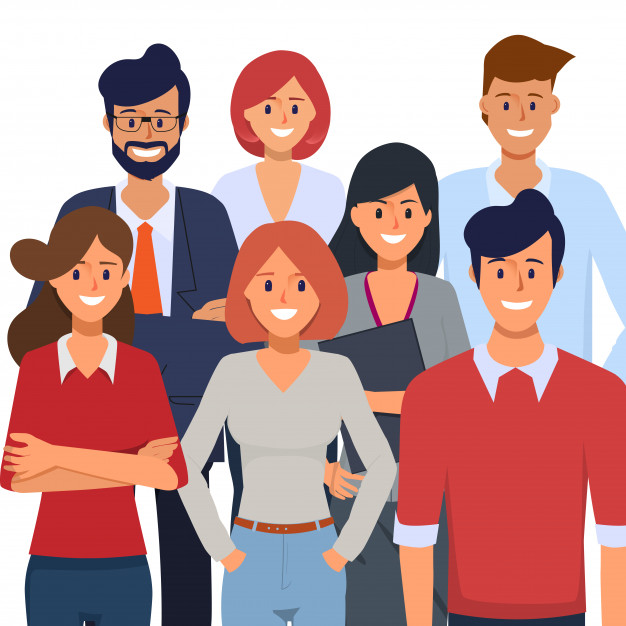
#> input picture Basics/images/people.jpg, 626 x 626 px
$ python translation.py
#> lines starting #> are read from the running program, lines starting #| are printed output that depends on the picture
import numpy as np
import cv2

pic = cv2.imread("images/people.jpg")
#> pic is the input picture: shape (626, 626, 3); mean B, G, R 147.9, 149, 189.6
cols = pic.shape[0]
#> cols = 626
rows = pic.shape[1]
#> rows = 626
cv2.imshow('original', pic)

# T = [[x],[y]]

# translation matrix moving 100 pixels right and 50 pixels down
T = np.float32([[1,0,100], [0, 1, 50]])
shifted = cv2.warpAffine(pic, T, (cols, rows))
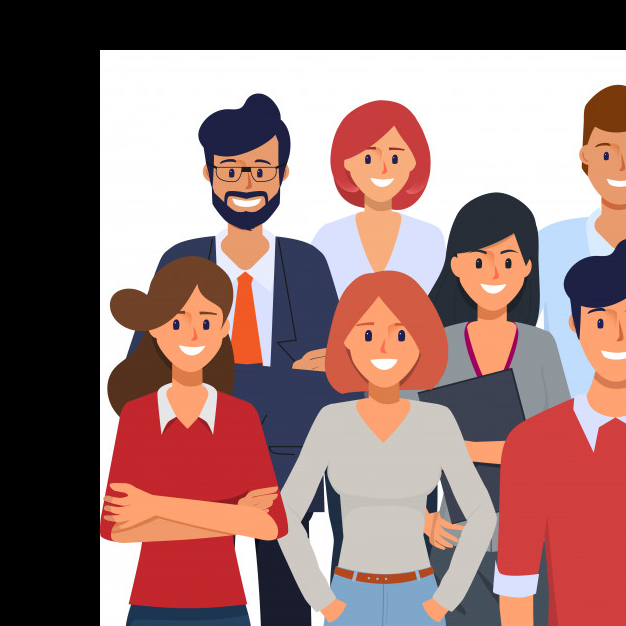
#> shifted: shape (626, 626, 3); mean B, G, R 113.7, 116.2, 148.2
cv2.imshow('shifted_right_down', shifted)


# # translation matrix moving 100 pixels left and 50 pixels up
T = np.float32([[1,0,-100], [0, 1, -50]])
shifted = cv2.warpAffine(pic, T, (cols, rows))
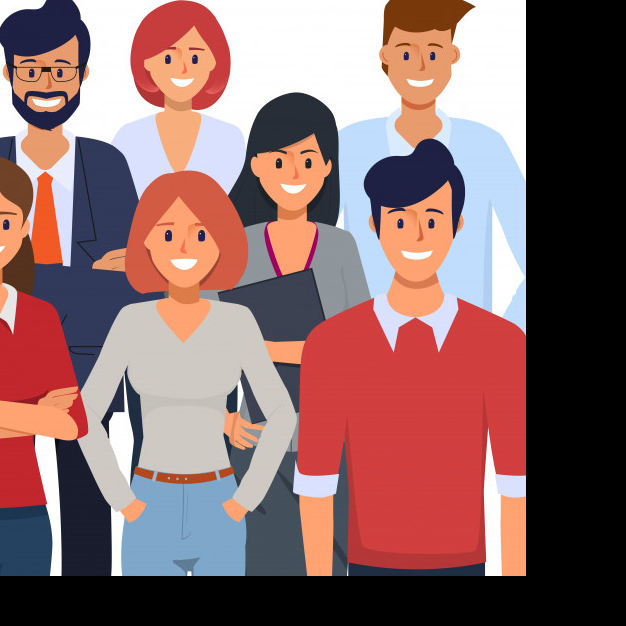
#> shifted: shape (626, 626, 3); mean B, G, R 106.3, 106.6, 140.2
cv2.imshow('shifted_left_up', shifted)


# translation matrix rotating anticlockwise
T = np.float32([[0,1,0], [1, 0, 0]])
shifted = cv2.warpAffine(pic, T, (cols, rows))
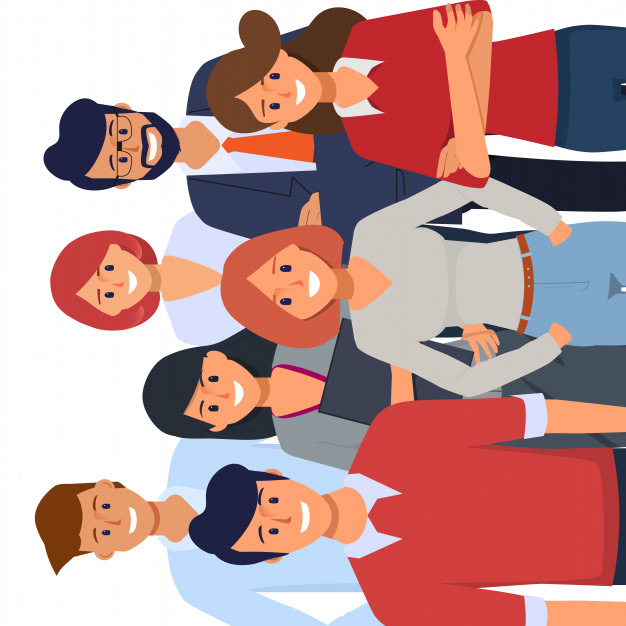
#> shifted: shape (626, 626, 3); mean B, G, R 147.9, 149, 189.6
cv2.imshow('shifted3', shifted)


# translation matrix tilting
T = np.float32([[1,0,0], [1, 1, 0]])
shifted = cv2.warpAffine(pic, T, (cols, rows))
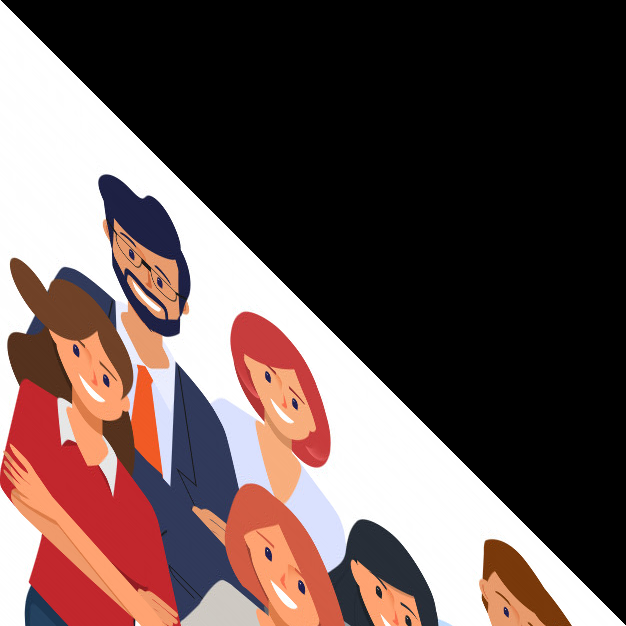
#> shifted: shape (626, 626, 3); mean B, G, R 79.5, 81.9, 101.1
cv2.imshow('shifted4', shifted)

cv2.waitKey(0)
cv2.destroyAllWindows()

$ run again, with Basics/images/bird.jpg copied over Basics/images/people.jpg
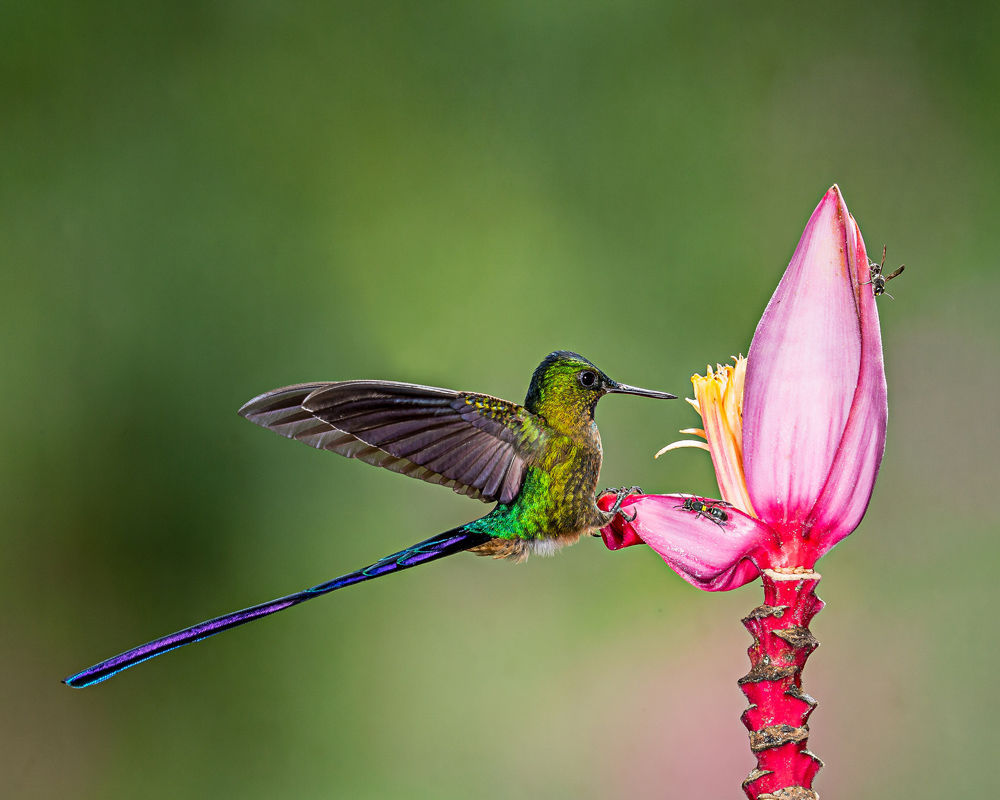
#> input picture Basics/images/bird.jpg, 1000 x 800 px
#> pic is the input picture: shape (800, 1000, 3); mean B, G, R 76.3, 116.8, 110.4
#> `shifted = cv2.warpAffine(pic, T, (cols, rows))`:
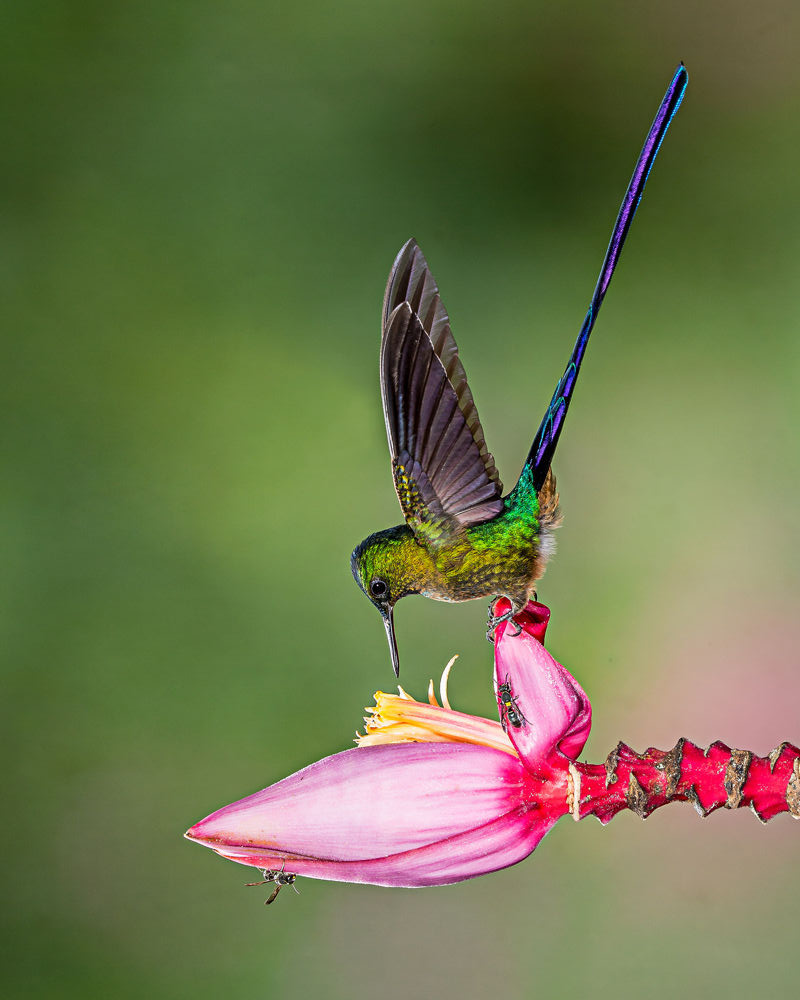
#> shifted: shape (1000, 800, 3); mean B, G, R 76.3, 116.8, 110.4
#> `shifted = cv2.warpAffine(pic, T, (cols, rows))`:
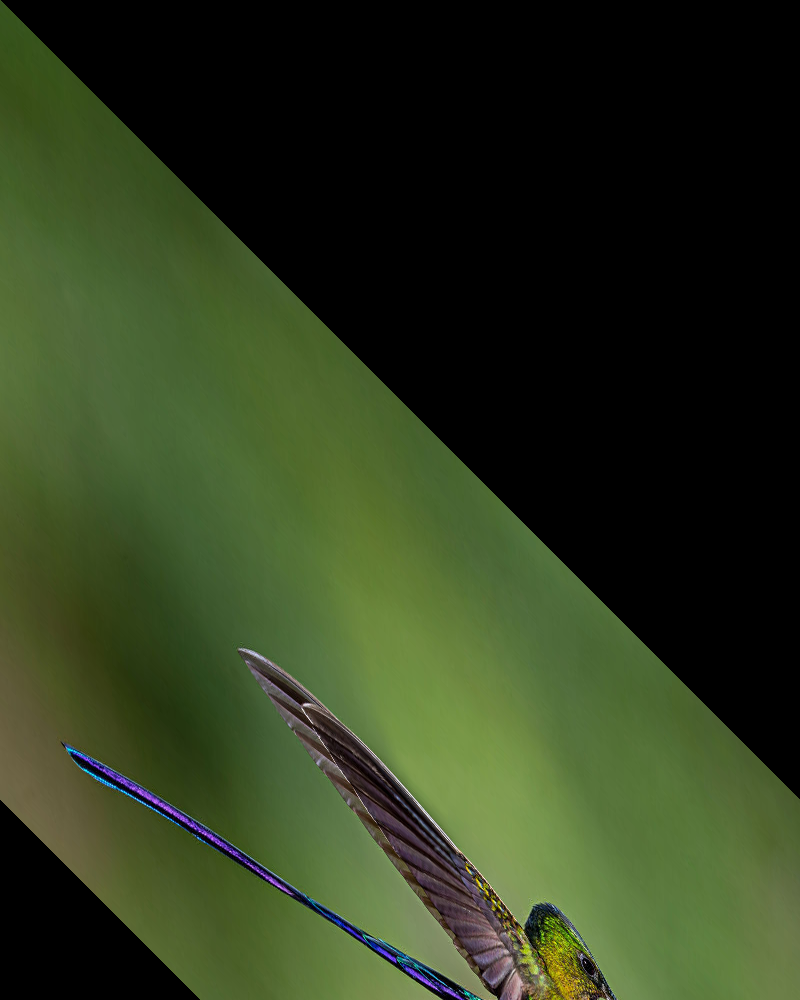
#> shifted: shape (1000, 800, 3); mean B, G, R 30.1, 58.7, 46.5
